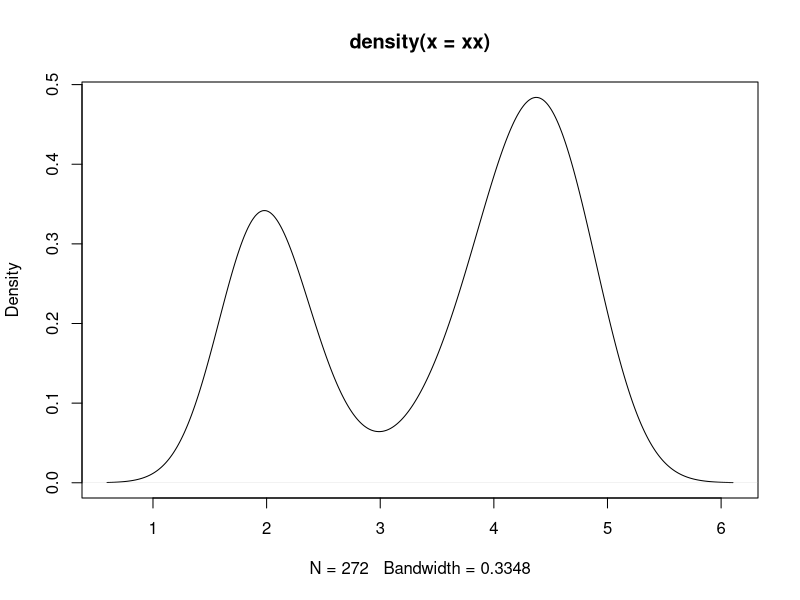
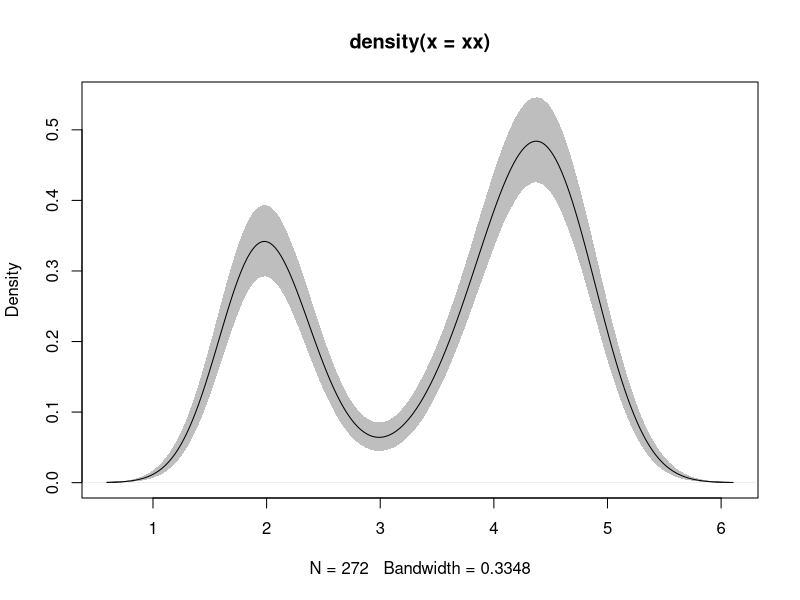

These charts were generated, in order, by the following R code:
## ---- chunk 1
xx <- faithful$eruptions
fit <- density(xx)
plot(fit)
## ---- chunk 2
xx <- faithful$eruptions
fit1 <- density(xx)
fit2 <- replicate(10000, {
  x <- sample(xx, replace = TRUE);
  density(x, from = min(fit1$x), to = max(fit1$x))$y # supplying this
  # from, to range "ensures that the bootstrapped density is estimated 
  # on the same grid of x values as in fit1" (p. 5)
})
fit3 <- apply(fit2, 1, quantile, c(0.025, 0.975))
plot(fit1, ylim = range(fit3))
polygon(c(fit1$x, rev(fit1$x)),
        c(fit3[1,], rev(fit3[2,])),
        col = 'grey', border = F)
lines(fit1)
## ---- chunk 3
length(fit1$x)
